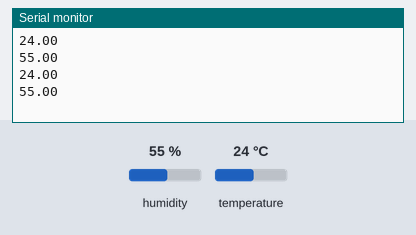
The sketch below on a simulated Arduino Uno, built with avr-gcc and run on an emulated ATmega328P. Shown: the last lines printed to the serial monitor. The inputs (shaded band) are chosen by the test bench; at power-on: humidity 55 %, temperature 24 °C.

Above: at 2.8 s.
2.9 s: humidity set to 22 %
At 4.9 s:
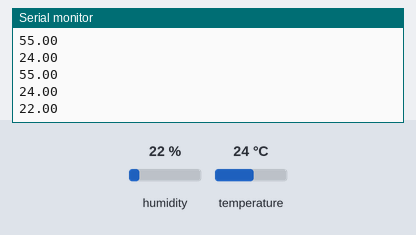
5.6 s: temperature set to 12 °C
At 7.4 s:
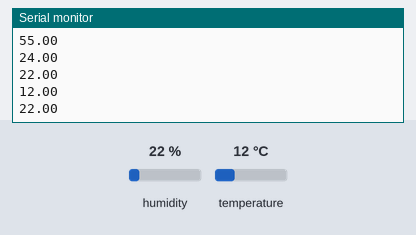
8.3 s: humidity set to 40 %
At 11.0 s:
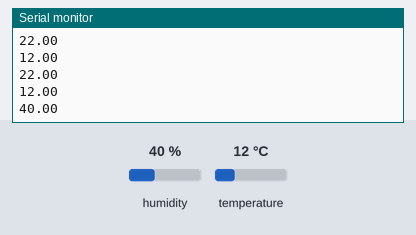
Timing chart, 0 to 12.5 s (numbered marks = the images above; inputs shaded):
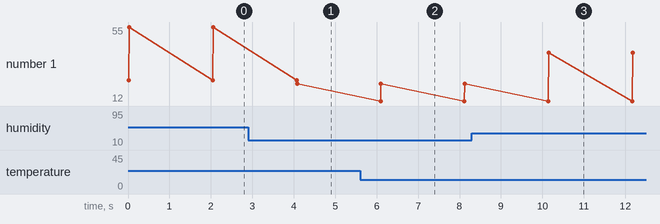

The sketch:

code12-temp_humi.ino
```cpp
#include <dht11.h>
#define DHT11PIN 6

dht11 DHT11;

float temp, humid;

void  setup()
{
  Serial.begin(9600);
}

void loop(){
  int chk = DHT11.read(DHT11PIN);
  temp = (float)DHT11.temperature;
  humid = (float)DHT11.humidity;

  Serial.println(temp);
  Serial.println(humid);

  delay(2000);

}
```

Measured:
- after the input at 2.9 s, the serial monitor: prints a new line after 1.2 s (image 1)
- after the input at 5.6 s, the serial monitor: prints a new line after 0.50 s (image 2)
- after the input at 8.3 s, the serial monitor: prints a new line after 1.9 s (image 3)
- plotted number 1: 55 → 22 after the input at 2.9 s, 22 → 40 after the input at 8.3 s
